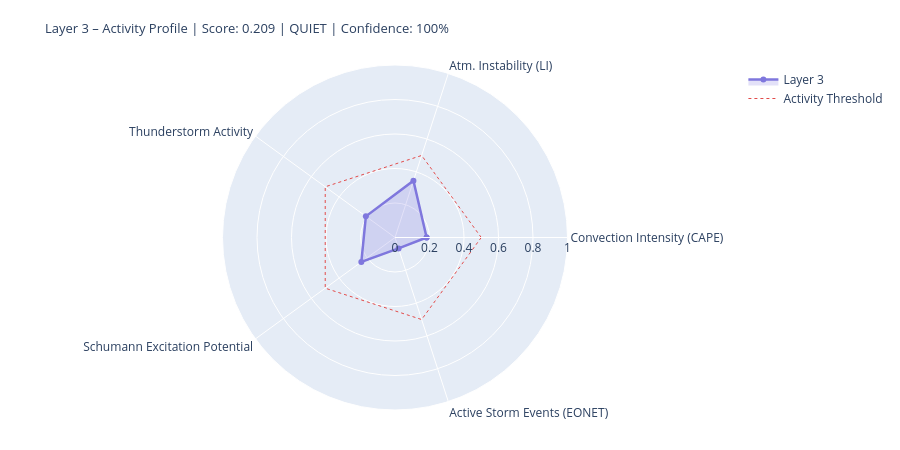

The code cell stored with this chart in its notebook:
### Markdown cell above
---
## 4. State Assessment & Handoff to Layer 4/5

### Code cell
# ============================================================
# LAYER-3-SCORE
# Five dynamic components
# ============================================================

def norm(v, lo, hi):
    if v is None or (isinstance(v, float) and math.isnan(v)): return None
    return round(max(0.0, min(1.0, (v - lo) / (hi - lo))), 4)

# --- 1) Convection intensity (global CAPE mean) ---
cape_mean = df_atm['cape'].dropna().mean() if not df_atm.empty else None
conv_score = norm(cape_mean, 0, 3000)
conv_src   = 'primary' if cape_mean is not None else 'missing'

# --- 2) Atmospheric instability (LI mean) ---
li_mean   = df_atm['li'].dropna().mean() if not df_atm.empty else None
# Negative LI = unstable → higher score
instab_score = norm(-li_mean if li_mean is not None else None, -6, 6)
instab_src   = 'primary' if li_mean is not None else 'missing'

# --- 3) Thunderstorm activity (mean thunder score + WMO count) ---
thunder_mean = df_atm['thunder_score'].mean() if not df_atm.empty else None
n_thunder    = int(df_atm['thunderstorm'].sum()) if not df_atm.empty else 0
thunder_score_val = norm(
    (thunder_mean or 0) * 0.7 + n_thunder * 0.1, 0, 1.0
) if thunder_mean is not None else None
thunder_src = 'primary'

# --- 4) Schumann excitation potential (weighted Schumann contribution) ---
schumann_pot = df_atm['schumann_contribution'].mean() if not df_atm.empty else None
# Boosted by Layer-2 thunderstorm trigger
if schumann_pot is not None and l2_thunder:
    schumann_pot = min(1.0, schumann_pot * 1.2)
schumann_score = norm(schumann_pot, 0, 1.0) if schumann_pot is not None else None
schumann_src   = 'derived'

# --- 5) Storm activity (NASA EONET) ---
# Distinction: None = data not loaded, 0.0 = loaded but no events
storm_score = None
storm_src   = 'missing'
if raw.get('storms') is not None:          # API reached successfully
    storm_score = norm(len(storm_events), 0, 30) if storm_events else 0.0
    storm_src   = 'primary'

# X-Ray and Kp: context only, not in dynamic score
# (X-Ray = Layer-0/4 driver; Kp = geomagnetic index, not a lightning proxy)
xray_context = None
if raw.get('xray'):
    df_xc = pd.DataFrame(raw['xray'])
    fc = next((c for c in df_xc.columns
               if any(k in c.lower() for k in ['flux','long']) and 'time' not in c.lower()),
              df_xc.columns[1])
    df_xc[fc] = pd.to_numeric(df_xc[fc], errors='coerce')
    xray_last = df_xc[fc].dropna().iloc[-1] if not df_xc[fc].dropna().empty else None
    if xray_last:
        xray_class = ('X' if xray_last>=1e-4 else 'M' if xray_last>=1e-5
                      else 'C' if xray_last>=1e-6 else 'B')
        xray_context = {'flux': float(xray_last), 'class': xray_class}
        print(f'X-Ray context: {xray_class}-class ({xray_last:.2e} W/m²)')

# --- Aggregate ---
COMPONENTS = {
    'Convection Intensity (CAPE)':  {'score': conv_score,       'source': conv_src,    'dynamic': True},
    'Atm. Instability (LI)':         {'score': instab_score,     'source': instab_src,  'dynamic': True},
    'Thunderstorm Activity':              {'score': thunder_score_val, 'source': thunder_src, 'dynamic': True},
    'Schumann Excitation Potential':   {'score': schumann_score,   'source': schumann_src,'dynamic': True},
    'Active Storm Events (EONET)': {'score': storm_score,      'source': storm_src,   'dynamic': True},
}

available   = {k: v['score'] for k, v in COMPONENTS.items() if v['score'] is not None}
unavailable = [k for k, v in COMPONENTS.items() if v['score'] is None]
layer3_score = round(sum(available.values()) / len(available), 4) if available else None
confidence   = round(len(available) / len(COMPONENTS), 2)
level = ('unknown' if layer3_score is None
         else 'quiet'   if layer3_score < 0.3
         else 'moderate' if layer3_score < 0.6
         else 'active')
dominant_l3 = max(available, key=available.get) if available else 'none'

# --- Ausgabe ---
W = 68
print('=' * W)
print('LAYER 3 – ATMOSPHERE / WEATHER / THUNDERSTORMS – STATE ASSESSMENT')
print('=' * W)
for name, comp in COMPONENTS.items():
    s = comp['score']
    if s is not None:
        bar = '█' * int(s * 20) + '░' * (20 - int(s * 20))
        print(f'  {name:<36} {bar}  {s:.3f}  [{comp["source"]}]')
    else:
        print(f'  {name:<36} {"─" * 20}  n/a   [missing]')
print('-' * W)
print(f'  Score:        {layer3_score:.3f}  ({len(available)}/{len(COMPONENTS)} components)')
print(f'  Confidence:   {confidence:.0%}')
print(f'  Level:        {level.upper()}')
print(f'  Dominant:     {dominant_l3}')
print(f'  CAPE mean:    {cape_mean:.0f} J/kg' if cape_mean else '  CAPE mean:    n/a')
print(f'  LI mean:      {li_mean:.1f} K' if li_mean is not None else '  LI mean:      n/a')
print(f'  Thunderstorms:{n_thunder} points (WMO)  +  {len(storm_events)} NASA EONET')
print('=' * W)

# Radar
cats   = list(available.keys())
vals_r = list(available.values())
if len(cats) >= 3:
    fig = go.Figure()
    fig.add_trace(go.Scatterpolar(
        r=vals_r + [vals_r[0]], theta=cats + [cats[0]],
        fill='toself', fillcolor='rgba(127,119,221,0.22)',
        line=dict(color='#7F77DD', width=2.5), name='Layer 3'
    ))
    fig.add_trace(go.Scatterpolar(
        r=[0.5] * (len(cats)+1), theta=cats + [cats[0]],
        line=dict(color='#E24B4A', dash='dot', width=1),
        mode='lines', name='Activity Threshold'
    ))
    fig.update_layout(
        title=dict(
            text=f'Layer 3 – Activity Profile | Score: {layer3_score:.3f} | {level.upper()} | Confidence: {confidence:.0%}',
            font=dict(size=13)
        ),
        polar=dict(radialaxis=dict(visible=True, range=[0, 1])),
        height=450, showlegend=True,
        margin=dict(l=60, r=60, t=65, b=40)
    )
    fig.show()

### Figure 1 — Plotly figure (JSON) as saved in the notebook; plotly's stock layout.template omitted (floating-point values rounded to 4 significant figures)
{"data": [{"fill": "toself", "fillcolor": "rgba(127,119,221,0.22)", "line": {"color": "#7F77DD", "width": 2.5}, "name": "Layer 3", "r": [0.1833, 0.3458, 0.2087, 0.2412, 0.0667, 0.1833], "theta": ["Convection Intensity (CAPE)", "Atm. Instability (LI)", "Thunderstorm Activity", "Schumann Excitation Potential", "Active Storm Events (EONET)", "Convection Intensity (CAPE)"], "type": "scatterpolar"}, {"line": {"color": "#E24B4A", "dash": "dot", "width": 1}, "mode": "lines", "name": "Activity Threshold", "r": [0.5, 0.5, 0.5, 0.5, 0.5, 0.5], "theta": ["Convection Intensity (CAPE)", "Atm. Instability (LI)", "Thunderstorm Activity", "Schumann Excitation Potential", "Active Storm Events (EONET)", "Convection Intensity (CAPE)"], "type": "scatterpolar"}], "layout": {"height": 450, "margin": {"b": 40, "l": 60, "r": 60, "t": 65}, "polar": {"radialaxis": {"range": [0, 1], "visible": true}}, "showlegend": true, "title": {"font": {"size": 13}, "text": "Layer 3 – Activity Profile | Score: 0.209 | QUIET | Confidence: 100%"}}}
